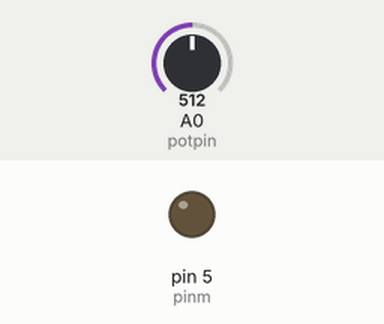
Simulated run of this sketch. Board: Arduino Uno, built with avr-gcc and run on an emulated ATmega328P. On the bench: output pins drawn as LEDs (lit = HIGH). The inputs (shaded band) are chosen by the test bench; at power-on: A0 (potpin) = 512.

Above: at 1.2 s.
1.3 s: A0 (potpin) set to 716
At 2.1 s:
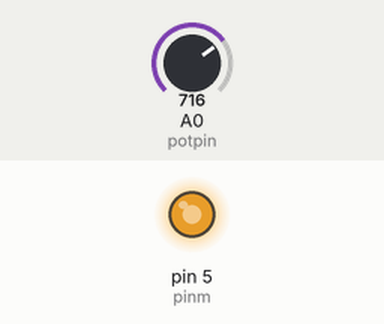
2.8 s: A0 (potpin) set to 756
At 3.3 s:
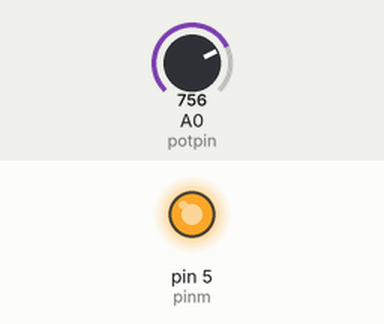
4.3 s: A0 (potpin) set to 768
At 5.5 s:
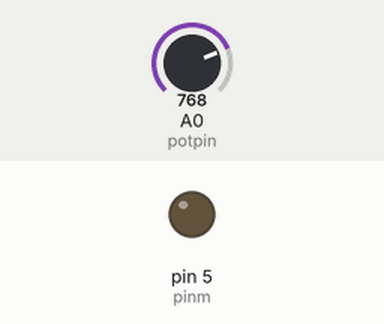
5.8 s: A0 (potpin) set to 900
At 7.0 s:
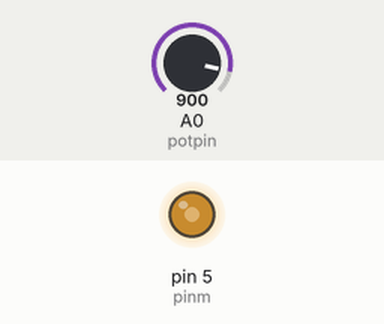
7.3 s: A0 (potpin) set to 306
At 8.2 s:
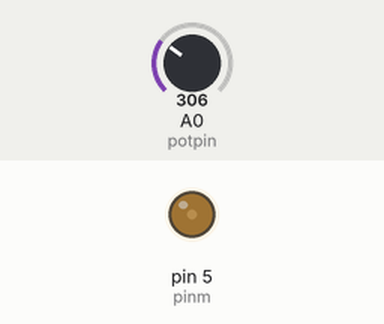
8.8 s: A0 (potpin) set to 0
At 9.4 s:
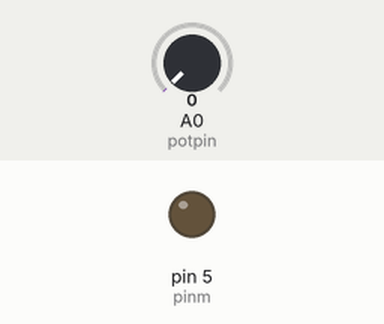
Timing chart, 0 to 11.3 s (numbered marks = the images above; inputs shaded):
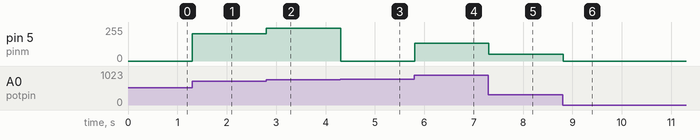

Measured:
- the behaviour switches between 767 and 768 on A0 (potpin) (found by bisection; images 2 and 3)
- after the input at 1.3 s, pin 5 (pinm): 0/255 → 204/255 at once
- after the input at 2.8 s, pin 5 (pinm): 204/255 → 244/255 at once
- after the input at 4.3 s, pin 5 (pinm): 244/255 → 0/255 at once
- after the input at 5.8 s, pin 5 (pinm): 0/255 → 132/255 at once
- after the input at 7.3 s, pin 5 (pinm): 132/255 → 50/255 at once
- after the input at 8.8 s, pin 5 (pinm): 50/255 → 0/255 at once

The sketch:

arduino_19_dc_motor1.ino
```cpp
// C++ code
//
int pinm = 5;
int potpin = A0;
int val;
void setup()
{
  pinMode(pinm, OUTPUT);
  pinMode(potpin,INPUT);
  Serial.begin(9600);
}

void loop()
{
  val = analogRead(potpin);
  analogWrite(pinm,val);
  delay(100);
}
```
